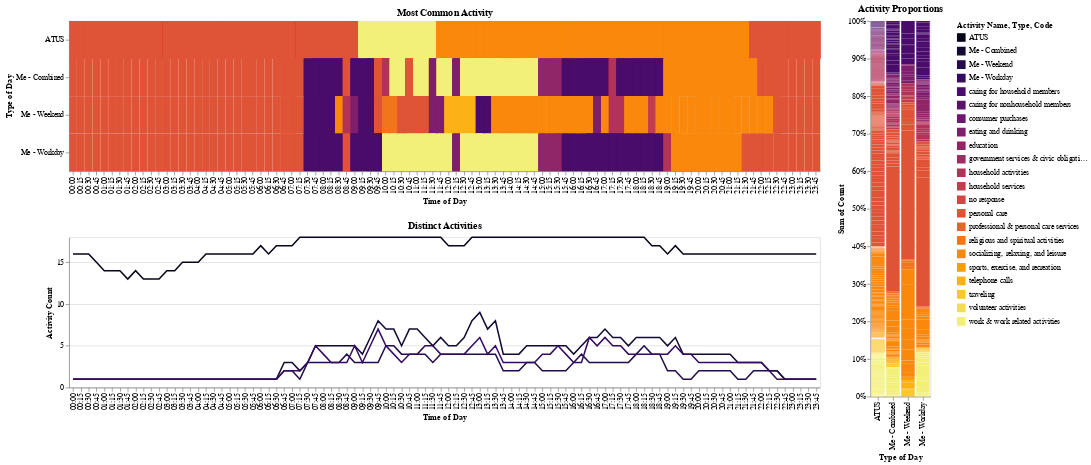

This figure's notebook cell:
### Code cell
# print(segmented_data.columns)
source = data.seattle_temps.url

time_segment_list = {0: '00:00:00',1: '00:15:00',2: '00:30:00',3: '00:45:00',4: '01:00:00',5: '01:15:00',6: '01:30:00',7: '01:45:00',8: '02:00:00',9: '02:15:00',10: '02:30:00',11: '02:45:00',12: '03:00:00',13: '03:15:00',14: '03:30:00',15: '03:45:00',16: '04:00:00',17: '04:15:00',18: '04:30:00',19: '04:45:00',20: '05:00:00',21: '05:15:00',22: '05:30:00',23: '05:45:00',24: '06:00:00',25: '06:15:00',26: '06:30:00',27: '06:45:00',28: '07:00:00',29: '07:15:00',30: '07:30:00',31: '07:45:00',32: '08:00:00',33: '08:15:00',34: '08:30:00',35: '08:45:00',36: '09:00:00',37: '09:15:00',38: '09:30:00',39: '09:45:00',40: '10:00:00',41: '10:15:00',42: '10:30:00',43: '10:45:00',44: '11:00:00',45: '11:15:00',46: '11:30:00',47: '11:45:00',48: '12:00:00',49: '12:15:00',50: '12:30:00',51: '12:45:00',52: '13:00:00',53: '13:15:00',54: '13:30:00',55: '13:45:00',56: '14:00:00',57: '14:15:00',58: '14:30:00',59: '14:45:00',60: '15:00:00',61: '15:15:00',62: '15:30:00',63: '15:45:00',64: '16:00:00',65: '16:15:00',66: '16:30:00',67: '16:45:00',68: '17:00:00',69: '17:15:00',70: '17:30:00',71: '17:45:00',72: '18:00:00',73: '18:15:00',74: '18:30:00',75: '18:45:00',76: '19:00:00',77: '19:15:00',78: '19:30:00',79: '19:45:00',80: '20:00:00',81: '20:15:00',82: '20:30:00',83: '20:45:00',84: '21:00:00',85: '21:15:00',86: '21:30:00',87: '21:45:00',88: '22:00:00',89: '22:15:00',90: '22:30:00',91: '22:45:00',92: '23:00:00',93: '23:15:00',94: '23:30:00',95: '23:45:00'}

# input_checkbox = alt.binding_checkbox()
# checkbox_selection = alt.selection_single(bind=input_checkbox, name="Days of Week")

multi = alt.selection_multi(on='click', toggle=True)
interval = alt.selection_interval()

color = alt.condition(interval, alt.Color(field="Activity Name", type="nominal", scale=alt.Scale(scheme="inferno")), alt.value('lightgray'))

heatmap = alt.Chart(
     frequency_data,
#     source,
    title="Most Common Activity"
).transform_filter(
    alt.FieldOneOfPredicate(field="Type", oneOf=["ATUS", "Me - Combined", "Me - Weekend", "Me - Workday"])
).mark_rect().encode(
    x=alt.X('Segment Name', title="Time of Day"),
    y=alt.Y('Type', title="Type of Day", band = 0.9, sort=["ATUS", "Me - Combined", "Me - Weekend", "Me - Workday", "Me - Monday", "Me - Tuesday", "Me - Wednesday", "Me - Thursday", "Me - Friday", "Me - Saturday", "Me - Sunday"]),
#     color=alt.Color('Activity Code', scale=alt.Scale(scheme="inferno")),
#     color=alt.condition(interval, alt.Color(field="Activity Code", type="nominal", scale=alt.Scale(scheme="inferno")), alt.value('lightgray')),
    color=color,
    tooltip=[
        alt.Tooltip('Entry Count', title='% Entries'),
        alt.Tooltip('Activity Name', title='Activity')
    ]
).properties(width=1000, height=200
).add_selection(
        interval
    )



bars = alt.Chart(frequency_data,
    title="Activity Proportions"
).transform_filter(
alt.FieldOneOfPredicate(field="Type", oneOf=["ATUS", "Me - Combined", "Me - Weekend", "Me - Workday"])
).transform_filter(
    interval
).mark_bar().encode(
    y=alt.Y(field="Count", aggregate="sum", type="quantitative", stack="normalize"),
    x=alt.X('Type', title="Type of Day", band = 0.9, sort=["ATUS", "Me - Combined", "Me - Weekend", "Me - Workday", "Me - Monday", "Me - Tuesday", "Me - Wednesday", "Me - Thursday", "Me - Friday", "Me - Saturday", "Me - Sunday"]),
    color=alt.Color(field="Code", type="nominal"),
    tooltip=[
        alt.Tooltip('Count', title='Count'),
        alt.Tooltip('Code', title='Activity')
    ],
#     order=alt.Order('sum(sum(Code)):Q', sort='ascending')
).properties(height=500)

line = alt.Chart(frequency_data,
    title="Distinct Activities"
).transform_filter(
alt.FieldOneOfPredicate(field="Type", oneOf=["ATUS", "Me - Combined", "Me - Weekend", "Me - Workday"])
).transform_filter(interval
                 ).mark_line().encode(
    x=alt.X('Segment Name', title="Time of Day", scale=alt.Scale(domain=line_domain)),
    y=alt.Y(field="Activity Count", type="quantitative", scale=alt.Scale(domain=[0,18])),
#     y=alt.Y('Activity Count', title="Type of Day", band = 0.9, sort=["ATUS", "Me - Combined", "Me - Weekend", "Me - Workday", "Me - Monday", "Me - Tuesday", "Me - Wednesday", "Me - Thursday", "Me - Friday", "Me - Saturday", "Me - Sunday"]),
#     color=alt.Color(field="Type", type="nominal"),
    color=alt.condition(interval, alt.Color(field="Type", type="nominal"), alt.value('lightgray')),
    tooltip=[
        alt.Tooltip('Segment Name', title='Time'),
        alt.Tooltip('Type', title='Type')
    ]
).properties(width=1000, height=200)

line = line.add_selection(alt.selection_single())
bars = bars.add_selection(alt.selection_single())

(heatmap & line) | bars

### Figure 1 — Vega-Lite specification as saved in the notebook (floating-point values rounded to 4 significant figures; data arrays with more than 128 entries replaced by an {"elided": "..."} marker saying what was removed)
{"config": {"view": {"continuousWidth": 400, "continuousHeight": 300}}, "hconcat": [{"vconcat": [{"mark": "rect", "encoding": {"color": {"condition": {"type": "nominal", "field": "Activity Name", "scale": {"scheme": "inferno"}, "selection": "selector257"}, "value": "lightgray"}, "tooltip": [{"type": "quantitative", "field": "Entry Count", "title": "% Entries"}, {"type": "nominal", "field": "Activity Name", "title": "Activity"}], "x": {"type": "nominal", "field": "Segment Name", "title": "Time of Day"}, "y": {"type": "nominal", "band": 0.9, "field": "Type", "sort": ["ATUS", "Me - Combined", "Me - Weekend", "Me - Workday", "Me - Monday", "Me - Tuesday", "Me - Wednesday", "Me - Thursday", "Me - Friday", "Me - Saturday", "Me - Sunday"], "title": "Type of Day"}}, "height": 200, "selection": {"selector257": {"type": "interval"}}, "title": "Most Common Activity", "transform": [{"filter": {"field": "Type", "oneOf": ["ATUS", "Me - Combined", "Me - Weekend", "Me - Workday"]}}], "width": 1000}, {"mark": "line", "encoding": {"color": {"condition": {"type": "nominal", "field": "Type", "selection": "selector257"}, "value": "lightgray"}, "tooltip": [{"type": "nominal", "field": "Segment Name", "title": "Time"}, {"type": "nominal", "field": "Type", "title": "Type"}], "x": {"type": "nominal", "field": "Segment Name", "scale": {"domain": {"elided": "3401 str values"}}, "title": "Time of Day"}, "y": {"type": "quantitative", "field": "Activity Count", "scale": {"domain": [0, 18]}}}, "height": 200, "selection": {"selector258": {"type": "single"}}, "title": "Distinct Activities", "transform": [{"filter": {"field": "Type", "oneOf": ["ATUS", "Me - Combined", "Me - Weekend", "Me - Workday"]}}, {"filter": {"selection": "selector257"}}], "width": 1000}]}, {"mark": "bar", "encoding": {"color": {"type": "nominal", "field": "Code"}, "tooltip": [{"type": "quantitative", "field": "Count", "title": "Count"}, {"type": "nominal", "field": "Code", "title": "Activity"}], "x": {"type": "nominal", "band": 0.9, "field": "Type", "sort": ["ATUS", "Me - Combined", "Me - Weekend", "Me - Workday", "Me - Monday", "Me - Tuesday", "Me - Wednesday", "Me - Thursday", "Me - Friday", "Me - Saturday", "Me - Sunday"], "title": "Type of Day"}, "y": {"type": "quantitative", "aggregate": "sum", "field": "Count", "stack": "normalize"}}, "height": 500, "selection": {"selector259": {"type": "single"}}, "title": "Activity Proportions", "transform": [{"filter": {"field": "Type", "oneOf": ["ATUS", "Me - Combined", "Me - Weekend", "Me - Workday"]}}, {"filter": {"selection": "selector257"}}]}], "data": {"name": "data-827f33407769f8efb6948af5ef1263c9"}, "$schema": "https://vega.github.io/schema/vega-lite/v4.8.1.json", "datasets": {"data-827f33407769f8efb6948af5ef1263c9": {"elided": "3401 records"}}}
